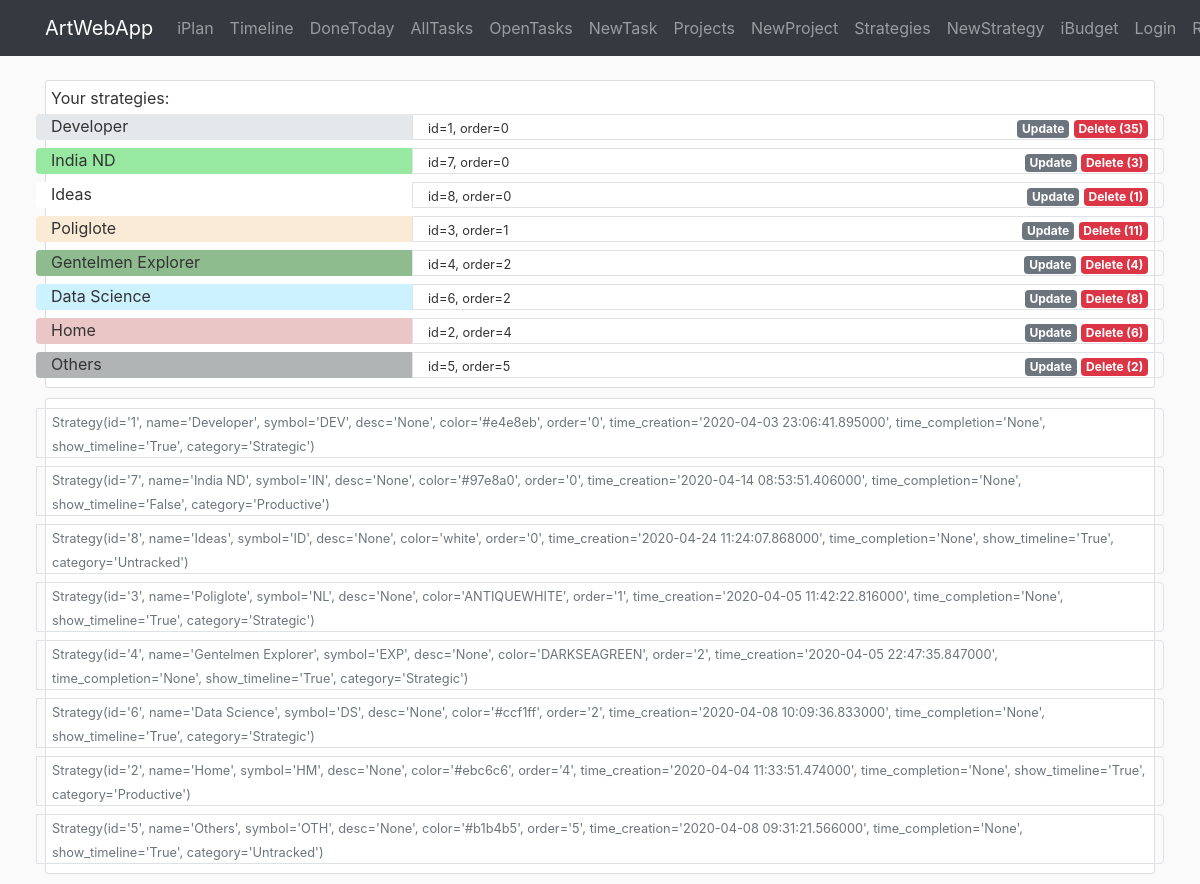
The page /iplan/strategy on the database its author committed.
### awa/iplan/models.py (models this page shows)
class Strategy(db.Model):
    id = db.Column(db.Integer, primary_key=True)
    name = db.Column(db.String(40), nullable=False)
    symbol = db.Column(db.String(3))
    desc = db.Column(db.Text)
    color = db.Column(db.String(7))
    order = db.Column(db.Integer)
    time_creation = db.Column(db.DateTime, default=datetime.now)
    time_completion = db.Column(db.DateTime)
    show_timeline = db.Column(db.Boolean, default=True, nullable=False)
    category = db.Column(db.String(20), nullable=True)
    br_task = db.relationship('Task', backref='strategy')  # todo: lazy=True - test that later
    def __repr__(self):
        return f"Strategy(id='{self.id}', name='{self.name}', symbol='{self.symbol}', desc='{self.desc}'," \
               f" color='{self.color}', order='{self.order}', time_creation='{self.time_creation}'," \
               f" time_completion='{self.time_completion}', show_timeline='{self.show_timeline}'," \
               f" category='{self.category}')"

### awa/iplan/routes.py (the view)
@iplan.route('/iplan/strategy', methods=['GET', 'POST'])
def strategy():
    strategies = Strategy.query.order_by(Strategy.order).all()
    count_tasks = {item.id: len(Task.query.filter_by(id_strategy=item.id).all()) for item in strategies}
    return render_template('iplan/strategy.html', strategies=strategies, legend='Create New Strategy',
                           count_tasks=count_tasks)

### awa/templates/iplan/strategy.html
{% extends "layout.html" %}
{% block content %}
<div class="container">
   <div class="content-section">
       Your strategies:
        {% for item in strategies %}
        <div class="row">
            <div class="col-4 rounded-left mt-1 mb-1" style="background-color:{{item.color}}">
                {{item.name}}
            </div>
            <div class="col border rounded-right mt-1 mb-1">
                <div class="row p-0">
                    <div class="col-auto">
                        <small>id={{item.id}}, order={{item.order}}</small>
                    </div>
                    <div class="col-auto ml-auto">
                        <a href="{{url_for('iplan.strategy_update', id_strategy=item.id)}}" class="badge badge-secondary">Update</a>
                        {% if count_tasks[item.id] != 0 %}
                            <a href="{{url_for('iplan.strategy_delete', id_strategy=item.id)}}" class="badge badge-danger">Delete ({{count_tasks[item.id]}})</a>
                        {% else %}
                            <a href="{{url_for('iplan.strategy_delete', id_strategy=item.id)}}" class="badge badge-warning">Delete ({{count_tasks[item.id]}})</a>
                        {% endif %}
                    </div>
                </div>
            </div>
        </div>
        {% endfor %}
    </div>
   <div class="content-section">
        {% for item in strategies %}
        <div class="row">
            <div class="col border rounded-right mt-1 mb-1">
                <div class="row p-0">
                    <div class="col-auto">
                        <small class="text-muted">{{item}}</small>
                    </div>
                </div>
            </div>
        </div>
        {% endfor %}
    </div>
</div>
{% endblock content %}

### awa/static/main.css (style rules this page uses)
body { background: #fafafa; color: #333333; margin-top: 5rem; }
.content-section { background: #ffffff; padding: 5px 5px; border: 1px solid #dddddd; border-radius: 3px; margin-bottom: 10px; }

### rows shown on the page
Strategy: name "Developer", id "1", order "0", count_tasks "35", id+name+symbol "Strategy(id='1', name='Developer', symbol='DEV', desc='None', color='#e4e8eb', order='0', time_creation='2020-04-03 23:06:41.895000', time_completion='None', show_timeline='True', category='Strategic')"
Strategy: name "India ND", id "7", order "0", count_tasks "3", id+name+symbol "Strategy(id='7', name='India ND', symbol='IN', desc='None', color='#97e8a0', order='0', time_creation='2020-04-14 08:53:51.406000', time_completion='None', show_timeline='False', category='Productive')"
Strategy: name "Ideas", id "8", order "0", show_timeline "1", id+name+symbol "Strategy(id='8', name='Ideas', symbol='ID', desc='None', color='white', order='0', time_creation='2020-04-24 11:24:07.868000', time_completion='None', show_timeline='True', category='Untracked')"
Strategy: name "Poliglote", id "3", order "1", count_tasks "11", id+name+symbol "Strategy(id='3', name='Poliglote', symbol='NL', desc='None', color='ANTIQUEWHITE', order='1', time_creation='2020-04-05 11:42:22.816000', time_completion='None', show_timeline='True', category='Strategic')"
Strategy: name "Gentelmen Explorer", id "4", order "2", id+name+symbol "Strategy(id='4', name='Gentelmen Explorer', symbol='EXP', desc='None', color='DARKSEAGREEN', order='2', time_creation='2020-04-05 22:47:35.847000', time_completion='None', show_timeline='True', category='Strategic')"
Strategy: name "Data Science", id "6", order "2", count_tasks "8", id+name+symbol "Strategy(id='6', name='Data Science', symbol='DS', desc='None', color='#ccf1ff', order='2', time_creation='2020-04-08 10:09:36.833000', time_completion='None', show_timeline='True', category='Strategic')"
Strategy: name "Home", id "2", order "4", count_tasks "6", id+name+symbol "Strategy(id='2', name='Home', symbol='HM', desc='None', color='#ebc6c6', order='4', time_creation='2020-04-04 11:33:51.474000', time_completion='None', show_timeline='True', category='Productive')"
Strategy: name "Others", id "5", order "5", count_tasks "2", id+name+symbol "Strategy(id='5', name='Others', symbol='OTH', desc='None', color='#b1b4b5', order='5', time_creation='2020-04-08 09:31:21.566000', time_completion='None', show_timeline='True', category='Untracked')"
